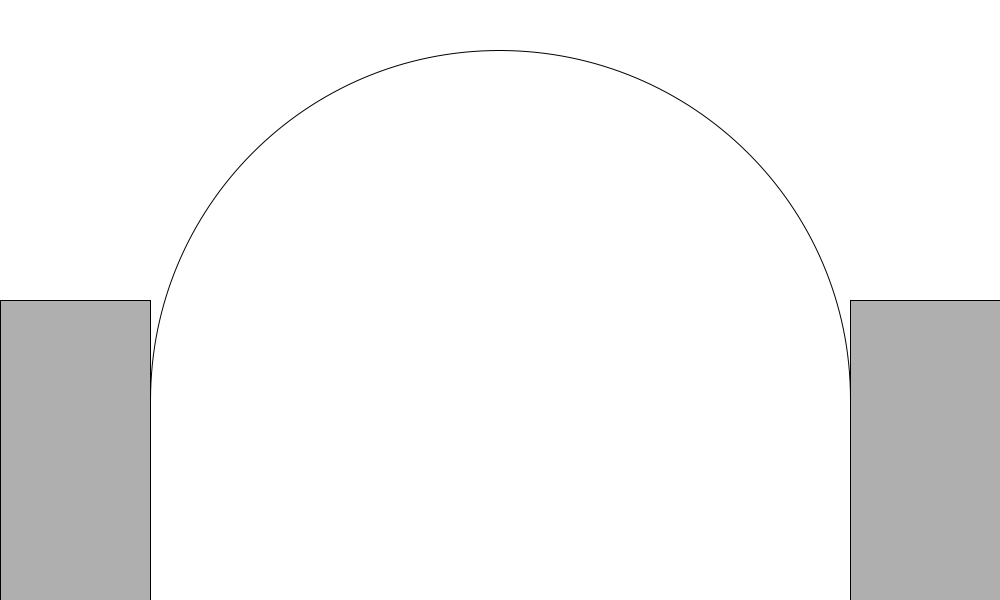
Frame 1 (no input)
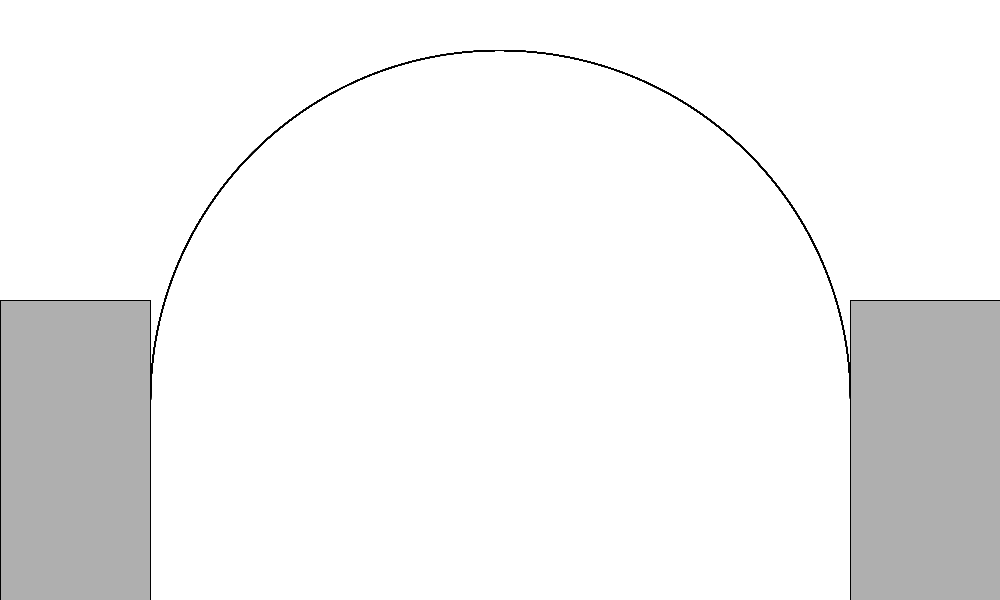
Frame 60 (the mouse pressed at the canvas centre just before this capture)
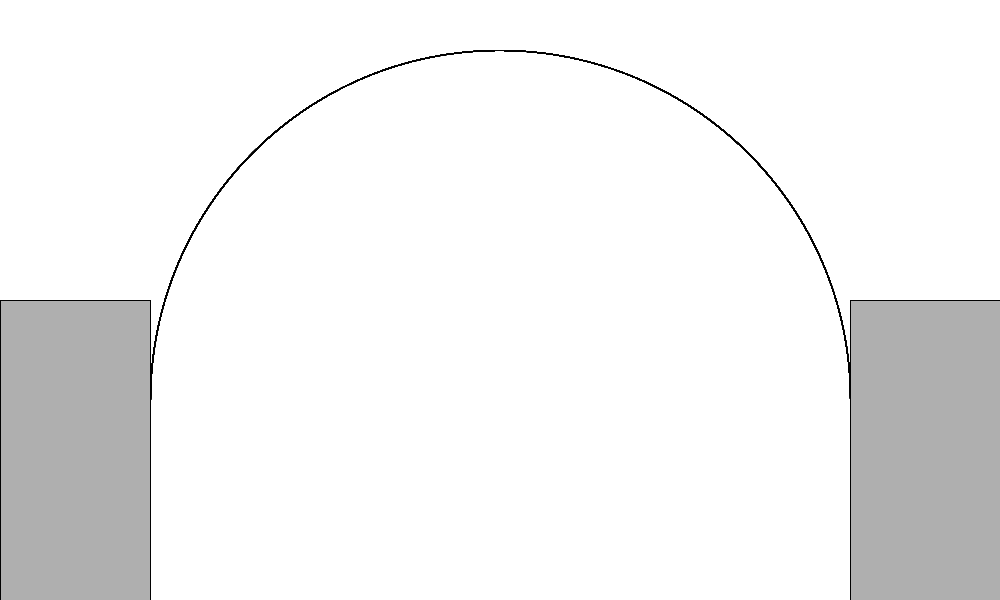
Frame 120 (the mouse held since frame 60 and released just before this capture)

The Processing sketch that drew these frames (run headless with seeded random() and noise(); from frame 60 on, the mouse is pressed at the canvas centre):

// Processing sketch: processing_12470
// ── processing_12470.pde

void setup(){
  size(1000,600);
  background(255);
  smooth();
}

void draw() {
  blocks();
  bridge();
}

void blocks(){
  stroke(1);
  fill(175);
  rect(0,300,150,300);  //Left side of bridge
  rect(850,300,150,300);  //Right side of bridge
}

void bridge(){
  smooth();
  noFill();
  arc(500, 400, 700, 700, PI, TWO_PI-PI/2);  //Bridge arch
  arc(500, 400, 700, 700, TWO_PI-PI/2, TWO_PI);
}
